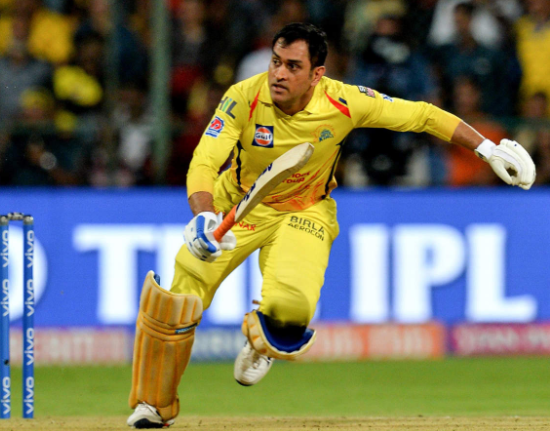
#> input picture Geometric Transformation of images and image thresholdig/dhoni.PNG, 550 x 431 px, found by its file name
$ python cannyedge.py
#> lines starting #> are read from the running program, lines starting #| are printed output that depends on the picture
import cv2
import numpy as np
from matplotlib import pyplot as plt


def nothing(x):
    pass


img = cv2.imread('dhoni.png', 0)
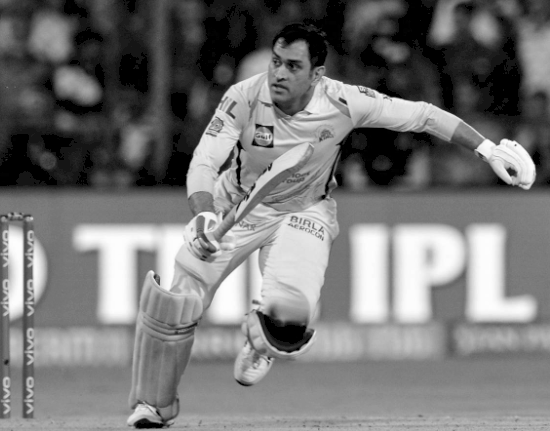
#> img: shape (431, 550); min 0, max 254, mean 118.8
cv2.namedWindow('Edge Image')
cv2.createTrackbar('minVal', 'Edge Image', 100, 500, nothing)
cv2.createTrackbar('maxVal', 'Edge Image', 200, 500, nothing)

while(1):
    minV = cv2.getTrackbarPos('minVal', 'Edge Image')
    maxV = cv2.getTrackbarPos('maxVal', 'Edge Image')
    edge = cv2.Canny(img, minV, maxV)
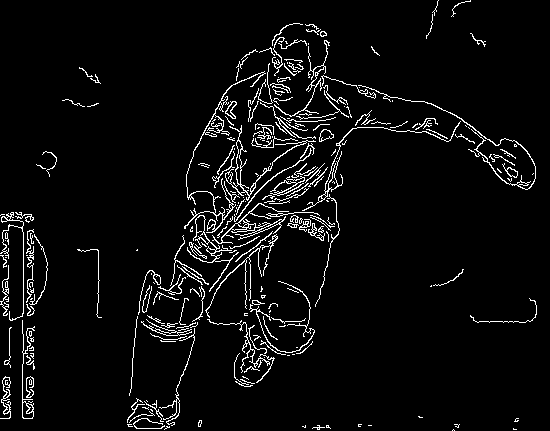
#> edge: shape (431, 550); 4.9% white in thin lines or dots
    cv2.imshow('Edge Image', edge)
    if cv2.waitKey(1) & 0xFF == 27:
#> (key Esc is pressed here)
        break

cv2.destroyAllWindows()

$ run again, with Geometric Transformation of images and image thresholdig/apple.PNG copied over Geometric Transformation of images and image thresholdig/dhoni.PNG
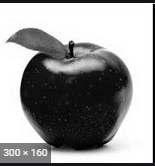
#> input picture Geometric Transformation of images and image thresholdig/apple.PNG, 155 x 166 px, found by its file name
#> `edge = cv2.Canny(img, minV, maxV)`:
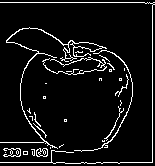
#> edge: shape (166, 155); 7% white in thin lines or dots

$ run again, with Geometric Transformation of images and image thresholdig/tp1.png copied over Geometric Transformation of images and image thresholdig/dhoni.PNG
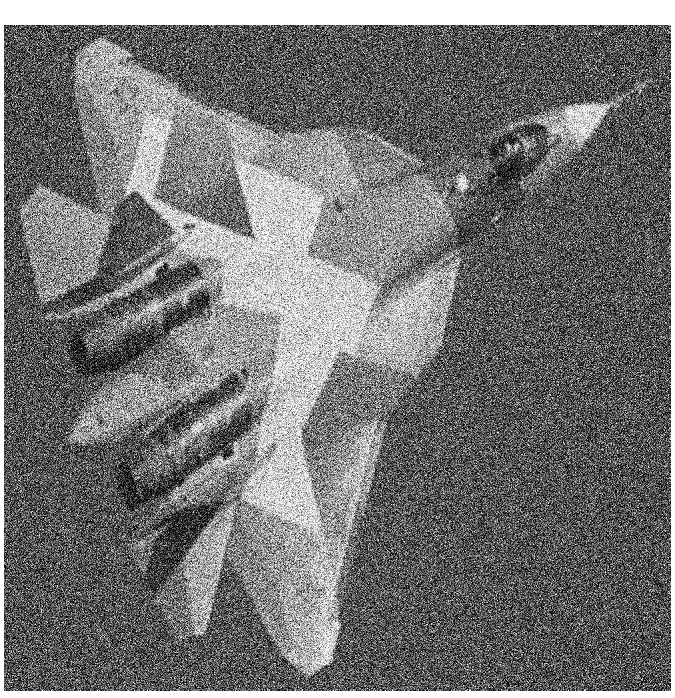
#> input picture Geometric Transformation of images and image thresholdig/tp1.png, 675 x 698 px, found by its file name
#> img is the input picture: shape (698, 675); min 0, max 255, mean 116.7
#> `edge = cv2.Canny(img, minV, maxV)`:
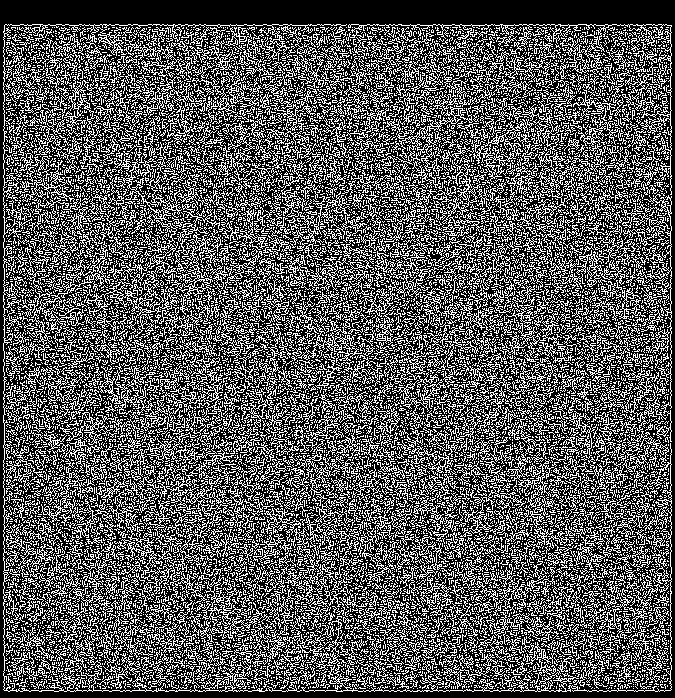
#> edge: shape (698, 675); 34.5% white in thin lines or dots
